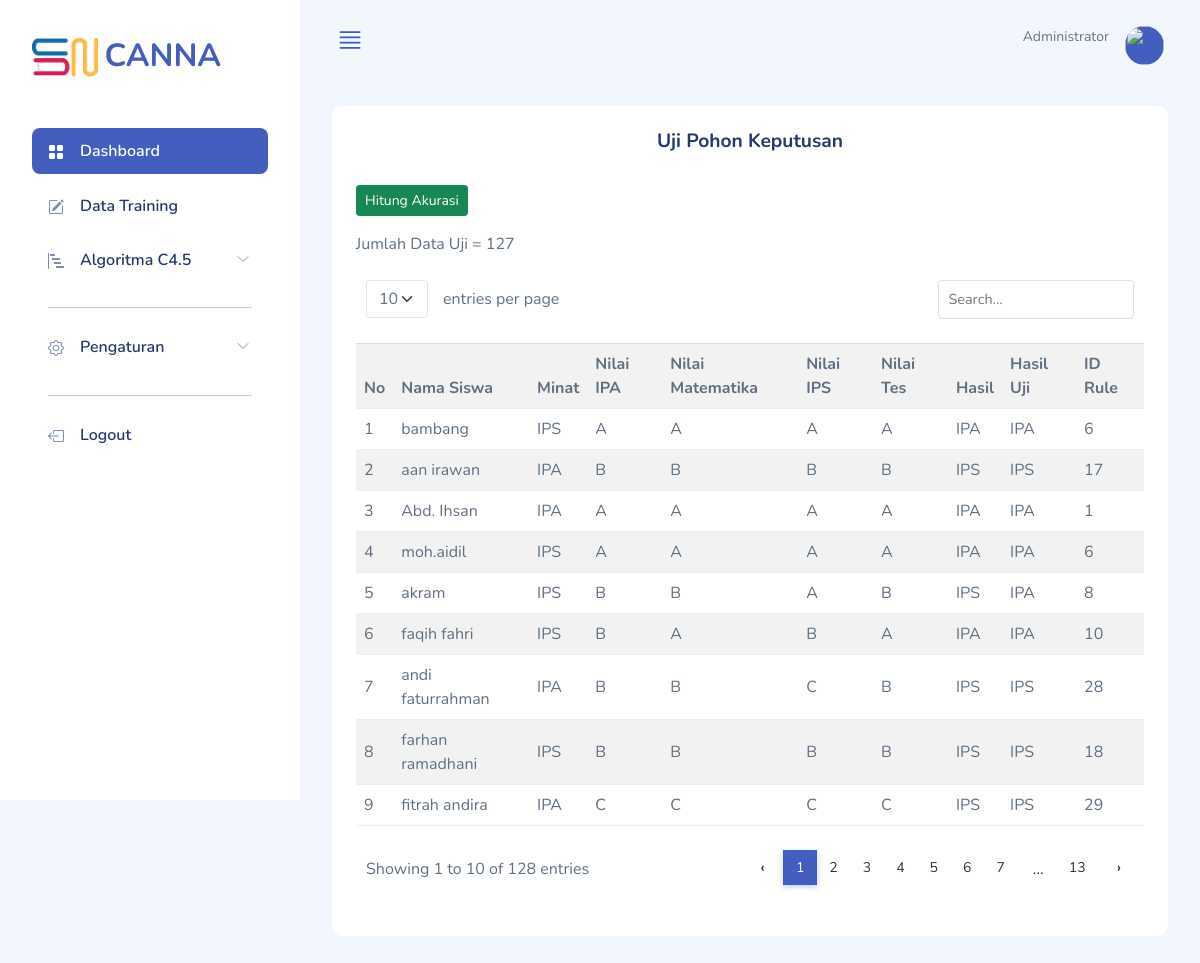
Screenshot of /uji-rule.php with the database file from the repository.
### tables this page shows
CREATE TABLE `tb_klasifikasi` (
  `id` int(11) NOT NULL,
  `nama_siswa` varchar(255) NOT NULL,
  `nama_sekolah` varchar(255) NOT NULL,
  `mtk_1` int(11) NOT NULL,
  `mtk_2` int(11) NOT NULL,
  `mtk_3` int(11) NOT NULL,
  `mtk_4` int(11) NOT NULL,
  `mtk_5` int(11) NOT NULL,
  `mtk_rata` float NOT NULL,
  `mtk_grade` varchar(256) NOT NULL,
  `ipa_1` int(11) NOT NULL,
  `ipa_2` int(11) NOT NULL,
  `ipa_3` int(11) NOT NULL,
  `ipa_4` int(11) NOT NULL,
  `ipa_5` int(11) NOT NULL,
  `ipa_rata` float NOT NULL,
  `ipa_grade` varchar(256) NOT NULL,
  `ips_1` int(11) NOT NULL,
  `ips_2` int(11) NOT NULL,
  `ips_3` int(11) NOT NULL,
  `ips_4` int(11) NOT NULL,
  `ips_5` int(11) NOT NULL,
  `ips_rata` float NOT NULL,
  `ips_grade` varchar(256) NOT NULL,
  `minat` varchar(255) NOT NULL,
  `nilai_tes` float NOT NULL,
  `tes_grade` varchar(225) NOT NULL,
  `hasil` varchar(256) NOT NULL,
  `hasil_uji` varchar(255) NOT NULL,
  `id_rule` int(11) NOT NULL
);

### uji-rule.php (the view, shortened to what this page needs)
<?php
    require 'layouts/header.php';
    require 'layouts/sidebar.php';
    require 'layouts/navbar.php';
?>
<div class="page-content">
    <section class="section">
        <div class="card">
            <div class="card-header text-center">
                <h2 class="card-title">Uji Pohon Keputusan</h2>
            </div>
            <div class="card-body">
                <a href="hitung-akurasi.php" class="btn btn-success btn-sm mb-3">
                    Hitung Akurasi</a>
                <p>Jumlah Data Uji = <?= $jumlahDataUji; ?></p>
                <table class="table table-striped" id="table">
                    <tr>
                        <th>No</th>
                        <th>Nama Siswa</th>
                        <th>Minat</th>
                        <th>Nilai IPA</th>
                        <th>Nilai Matematika</th>
                        <th>Nilai IPS</th>
                        <th>Nilai Tes</th>
                        <th>Hasil</th>
                        <th>Hasil Uji</th>
                        <th>ID Rule</th>
                    </tr>
                    <?php
                    $no = 1;
                    $query = mysqli_query($conn, "SELECT * FROM tb_klasifikasi");
                    while ($row = mysqli_fetch_array($query)) {
                        echo "<tr>";
                        echo "<td>" . $no . "</td>";
                        echo "<td>" . $row['nama_siswa'] . "</td>";
                        echo "<td>" . $row['minat'] . "</td>";
                        echo "<td>" . $row['ipa_grade'] . "</td>";
                        echo "<td>" . $row['mtk_grade'] . "</td>";
                        echo "<td>" . $row['ips_grade'] . "</td>";
                        echo "<td>" . $row['tes_grade'] . "</td>";
                        echo "<td>" . $row['hasil'] . "</td>";
                        echo "<td>" . $row['hasil_uji'] . "</td>";
                        echo "<td>" . $row['id_rule'] . "</td>";
                        echo "</tr>";
                        $no++;
                    }
                    ?>
                </table>
            </div>
        </div>
    </section>
</div>
<?php
    require 'layouts/footer.php';
?>

### assets/mazer/css/app.css (style rules this page uses)
.btn.btn-danger, .btn.btn-info, .btn.btn-primary, .btn.btn-secondary, .btn.btn-success, .btn.btn-warning { color: #fff; }
.card { margin-bottom: 2.2rem; border: none; }
.card .card-header { border: none; }
.card .card-header ~ .card-body { padding-top: 0; }
.card .card-title { font-size: 1.2rem; }
.card .card-body { padding: 1.5rem; }
.dataTable-table td, .dataTable-table thead th, .table td, .table thead th { vertical-align: middle; }
a { text-decoration: none; }

### rows the page displays
tb_klasifikasi: nama_siswa "bambang", minat "IPS", ipa_grade "A", mtk_grade "A", ips_grade "A", tes_grade "A", hasil "IPA", hasil_uji "IPA", id_rule "6"
tb_klasifikasi: nama_siswa "aan irawan", minat "IPA", ipa_grade "B", mtk_grade "B", ips_grade "B", tes_grade "B", hasil "IPS", hasil_uji "IPS", id_rule "17"
tb_klasifikasi: nama_siswa "Abd. Ihsan", minat "IPA", ipa_grade "A", mtk_grade "A", ips_grade "A", tes_grade "A", hasil "IPA", hasil_uji "IPA", id_rule "1"
tb_klasifikasi: nama_siswa "moh.aidil", minat "IPS", ipa_grade "A", mtk_grade "A", ips_grade "A", tes_grade "A", hasil "IPA", hasil_uji "IPA", id_rule "6"
tb_klasifikasi: nama_siswa "akram", minat "IPS", ipa_grade "B", mtk_grade "B", ips_grade "A", tes_grade "B", hasil "IPS", hasil_uji "IPA", id_rule "8"
tb_klasifikasi: nama_siswa "faqih fahri", minat "IPS", ipa_grade "B", mtk_grade "A", ips_grade "B", tes_grade "A", hasil "IPA", hasil_uji "IPA", id_rule "10"
tb_klasifikasi: nama_siswa "andi faturrahman", minat "IPA", ipa_grade "B", mtk_grade "B", ips_grade "C", tes_grade "B", hasil "IPS", hasil_uji "IPS", id_rule "28"
tb_klasifikasi: nama_siswa "farhan ramadhani", minat "IPS", ipa_grade "B", mtk_grade "B", ips_grade "B", tes_grade "B", hasil "IPS", hasil_uji "IPS", id_rule "18"
tb_klasifikasi: nama_siswa "fitrah andira", minat "IPA", ipa_grade "C", mtk_grade "C", ips_grade "C", tes_grade "C", hasil "IPS", hasil_uji "IPS", id_rule "29"

### other values shown
$jumlahDataUji "127"
